Frame 1 (no input): blank canvas, image omitted
Frame 60 (the mouse pressed at the canvas centre just before this capture): blank canvas, image omitted
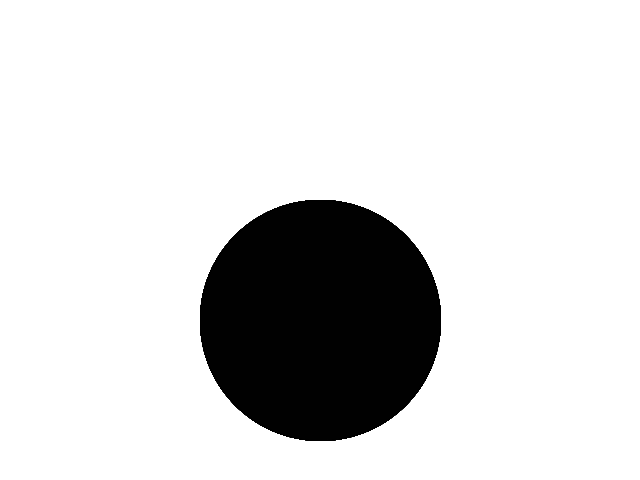
Frame 120 (the mouse held since frame 60 and released just before this capture)

The Processing sketch whose frames 1 and 60 were blank and that drew this single picture after the mouse press (run headless with seeded random() and noise(); from frame 60 on, the mouse is pressed at the canvas centre):

// Processing sketch: processing_98651
// ── processing_98651.pde

int c= 1;
void setup(){
  size(640,480);
  background(255);
  frameRate(100);
}

void draw(){
  fill(c);
  ellipse(mouseX, mouseX, mouseY, mouseY);
}
void mouseMoved(){
  c=c+1;
  if(c>155) {
    c=0;
  }
}
